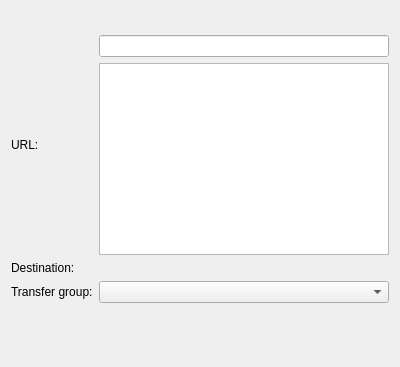
<?xml version="1.0" encoding="UTF-8"?>
<ui version="4.0">
 <class>NewTransferWidget</class>
 <widget class="QWidget" name="NewTransferWidget">
  <property name="geometry">
   <rect>
    <x>0</x>
    <y>0</y>
    <width>400</width>
    <height>367</height>
   </rect>
  </property>
  <layout class="QVBoxLayout" name="verticalLayout">
   <item>
    <widget class="KMessageWidget" name="errorWidget" native="true">
     <layout class="QHBoxLayout" name="horizontalLayout"/>
    </widget>
   </item>
   <item>
    <layout class="QGridLayout" name="gridLayout">
     <item row="0" column="0">
      <widget class="QLabel" name="urlLabel">
       <property name="text">
        <string>URL:</string>
       </property>
      </widget>
     </item>
     <item row="1" column="0">
      <widget class="QLabel" name="label_2">
       <property name="text">
        <string>Destination:</string>
       </property>
      </widget>
     </item>
     <item row="1" column="1">
      <widget class="KUrlComboRequester" name="destRequester"/>
     </item>
     <item row="2" column="0">
      <widget class="QLabel" name="groupLabel">
       <property name="text">
        <string>Transfer group:</string>
       </property>
      </widget>
     </item>
     <item row="2" column="1">
      <widget class="KComboBox" name="groupComboBox"/>
     </item>
     <item row="0" column="1">
      <layout class="QVBoxLayout" name="verticalLayout_2">
       <item>
        <widget class="KLineEdit" name="urlRequester">
         <property name="showClearButton" stdset="0">
          <bool>true</bool>
         </property>
        </widget>
       </item>
       <item>
        <widget class="KListWidget" name="listWidget"/>
       </item>
      </layout>
     </item>
     <item row="3" column="1">
      <spacer name="verticalSpacer">
       <property name="orientation">
        <enum>Qt::Vertical</enum>
       </property>
       <property name="sizeHint" stdset="0">
        <size>
         <width>247</width>
         <height>42</height>
        </size>
       </property>
      </spacer>
     </item>
    </layout>
   </item>
  </layout>
 </widget>
 <customwidgets>
  <customwidget>
   <class>KUrlRequester</class>
   <extends>QFrame</extends>
   <header>kurlrequester.h</header>
  </customwidget>
  <customwidget>
   <class>KListWidget</class>
   <extends>QListWidget</extends>
   <header>klistwidget.h</header>
  </customwidget>
  <customwidget>
   <class>KLineEdit</class>
   <extends>QLineEdit</extends>
   <header>klineedit.h</header>
  </customwidget>
  <customwidget>
   <class>KUrlComboRequester</class>
   <extends>KUrlRequester</extends>
   <header>kurlrequester.h</header>
  </customwidget>
  <customwidget>
   <class>KComboBox</class>
   <extends>QComboBox</extends>
   <header>kcombobox.h</header>
  </customwidget>
  <customwidget>
   <class>KMessageWidget</class>
   <extends>QFrame</extends>
   <header location="global">KMessageWidget</header>
   <container>1</container>
  </customwidget>
 </customwidgets>
 <connections/>
</ui>
